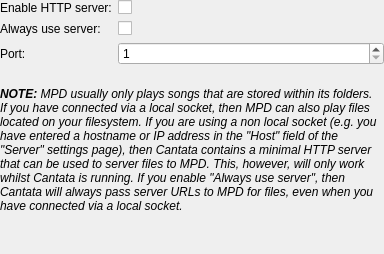
<?xml version="1.0" encoding="UTF-8"?>
<ui version="4.0">
 <class>HttpServerSettings</class>
 <widget class="QWidget" name="HttpServerSettings">
  <property name="geometry">
   <rect>
    <x>0</x>
    <y>0</y>
    <width>384</width>
    <height>254</height>
   </rect>
  </property>
  <layout class="QVBoxLayout" name="verticalLayout">
   <property name="margin">
    <number>0</number>
   </property>
   <item>
    <layout class="QFormLayout" name="formLayout">
     <item row="0" column="0">
      <widget class="QLabel" name="label">
       <property name="text">
        <string>Enable HTTP server:</string>
       </property>
       <property name="buddy">
        <cstring>enableHttp</cstring>
       </property>
      </widget>
     </item>
     <item row="0" column="1">
      <widget class="QCheckBox" name="enableHttp">
       <property name="text">
        <string/>
       </property>
      </widget>
     </item>
     <item row="1" column="0">
      <widget class="QLabel" name="label_2">
       <property name="text">
        <string>Always use server:</string>
       </property>
       <property name="buddy">
        <cstring>alwaysUseHttp</cstring>
       </property>
      </widget>
     </item>
     <item row="1" column="1">
      <widget class="QCheckBox" name="alwaysUseHttp">
       <property name="text">
        <string/>
       </property>
      </widget>
     </item>
     <item row="2" column="0">
      <widget class="QLabel" name="label_3">
       <property name="text">
        <string>Port:</string>
       </property>
       <property name="buddy">
        <cstring>httpPort</cstring>
       </property>
      </widget>
     </item>
     <item row="2" column="1">
      <widget class="QSpinBox" name="httpPort">
       <property name="minimum">
        <number>1</number>
       </property>
       <property name="maximum">
        <number>65535</number>
       </property>
      </widget>
     </item>
    </layout>
   </item>
   <item>
    <spacer name="verticalSpacer_2">
     <property name="orientation">
      <enum>Qt::Vertical</enum>
     </property>
     <property name="sizeType">
      <enum>QSizePolicy::Fixed</enum>
     </property>
     <property name="sizeHint" stdset="0">
      <size>
       <width>20</width>
       <height>16</height>
      </size>
     </property>
    </spacer>
   </item>
   <item>
    <widget class="QLabel" name="label_4">
     <property name="text">
      <string>&lt;i&gt;&lt;b&gt;NOTE:&lt;/b&gt; MPD usually only plays songs that are stored within its folders. If you have connected via a local socket, then MPD can also play files located on your filesystem. If you are using a non local socket (e.g. you have entered a hostname or IP address in the &quot;Host&quot; field of the &quot;Server&quot; settings page), then Cantata contains a minimal HTTP server that can be used to server files to MPD. This, however, will only work whilst Cantata is running.  If you enable &quot;Always use server&quot;, then Cantata will always pass server URLs to MPD for files, even when you have  connected via a local socket.&lt;/i&gt;</string>
     </property>
     <property name="wordWrap">
      <bool>true</bool>
     </property>
    </widget>
   </item>
   <item>
    <spacer name="verticalSpacer">
     <property name="orientation">
      <enum>Qt::Vertical</enum>
     </property>
     <property name="sizeHint" stdset="0">
      <size>
       <width>20</width>
       <height>13</height>
      </size>
     </property>
    </spacer>
   </item>
  </layout>
 </widget>
 <resources/>
 <connections>
  <connection>
   <sender>enableHttp</sender>
   <signal>toggled(bool)</signal>
   <receiver>httpPort</receiver>
   <slot>setEnabled(bool)</slot>
   <hints>
    <hint type="sourcelabel">
     <x>120</x>
     <y>7</y>
    </hint>
    <hint type="destinationlabel">
     <x>148</x>
     <y>61</y>
    </hint>
   </hints>
  </connection>
  <connection>
   <sender>enableHttp</sender>
   <signal>toggled(bool)</signal>
   <receiver>alwaysUseHttp</receiver>
   <slot>setEnabled(bool)</slot>
   <hints>
    <hint type="sourcelabel">
     <x>126</x>
     <y>19</y>
    </hint>
    <hint type="destinationlabel">
     <x>128</x>
     <y>44</y>
    </hint>
   </hints>
  </connection>
 </connections>
</ui>
